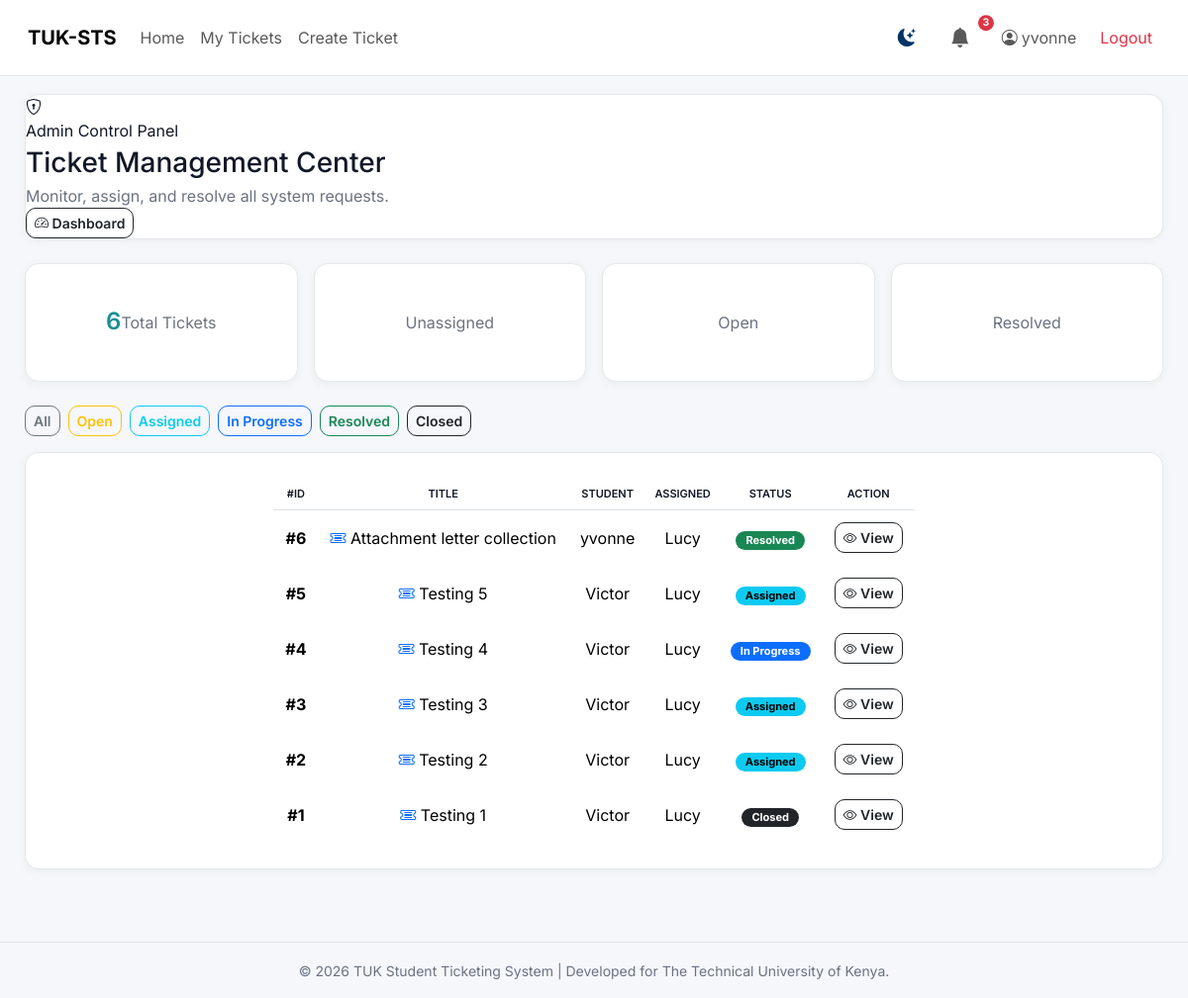
/accounts/admin-tickets/ (signed in), run on an earlier commit of the app's database.
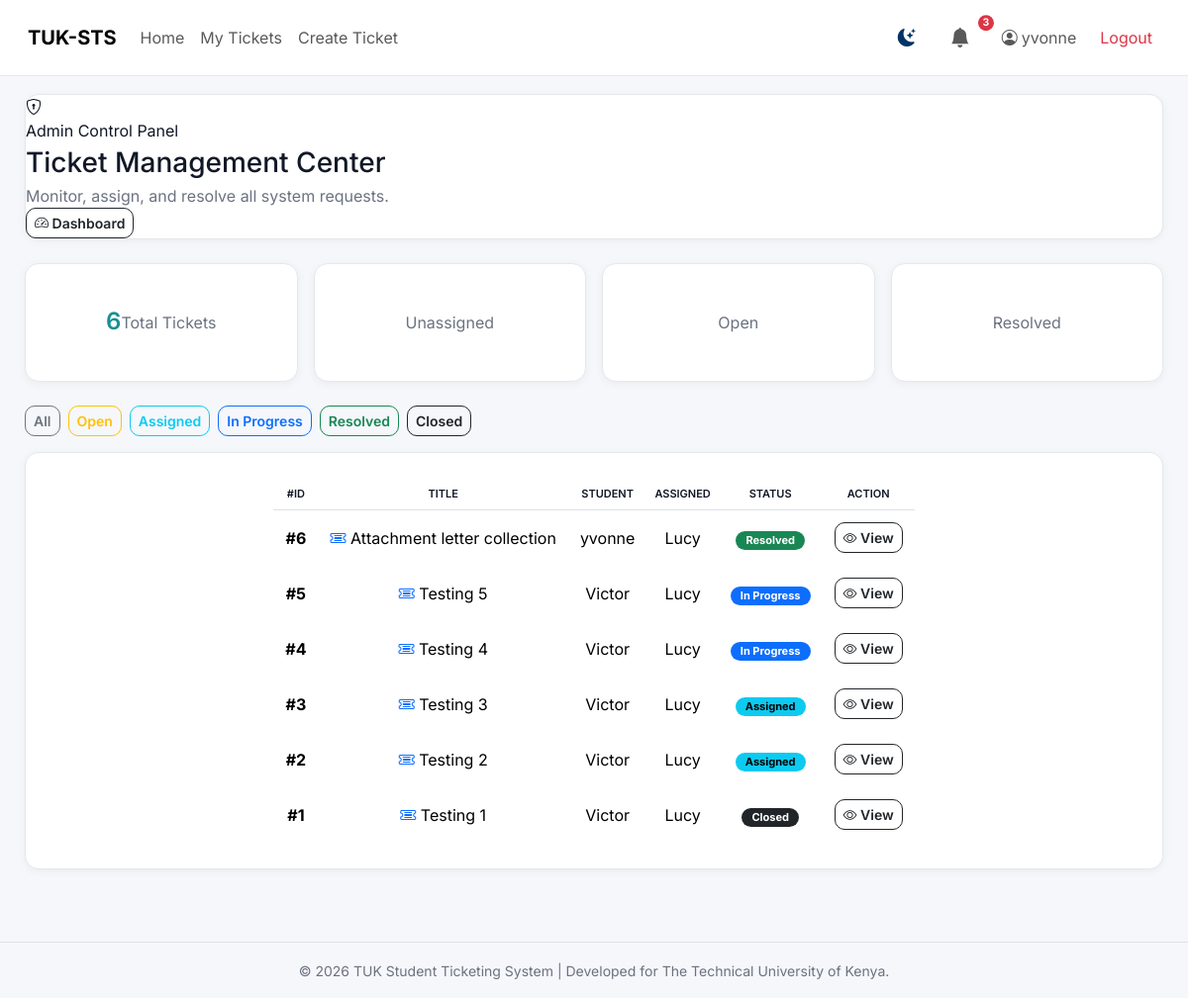
And on a later commit of the database.
### tickets/models.py (models this page shows, shortened)
class Ticket(models.Model):
    CATEGORY_CHOICES = (
        ('academic', 'Academic'),
        ('clearance', 'Clearance'),
        ('fees', 'Fees'),
        ('results', 'Results'),
        ('other', 'Other'),
    )
    STATUS_CHOICES = (
        ('assigned', 'Assigned'),
        ('in_progress', 'In Progress'),
        ('resolved', 'Resolved'),
        ('closed', 'Closed'),
    )
    title = models.CharField(max_length=255)
    description = models.TextField()
    category = models.CharField(max_length=50, choices=CATEGORY_CHOICES)
    status = models.CharField(
        max_length=50,
        choices=STATUS_CHOICES,
        default='assigned'
    )
    student = models.ForeignKey(
        settings.AUTH_USER_MODEL,
        on_delete=models.CASCADE,
        related_name='tickets'
    )
    assigned_to = models.ForeignKey(
        settings.AUTH_USER_MODEL,
        on_delete=models.SET_NULL,
        null=True,
        blank=True,
        related_name='assigned_tickets'
    )
    created_at = models.DateTimeField(auto_now_add=True)
    updated_at = models.DateTimeField(auto_now=True)

### accounts/models.py (models this page shows, shortened)
class User(AbstractUser):
    ROLE_STUDENT = "student"
    ROLE_STAFF = "staff"
    ROLE_ADMIN = "admin"
    ROLE_CHOICES = (
        (ROLE_STUDENT, "Student"),
        (ROLE_STAFF, "Staff"),
        (ROLE_ADMIN, "Admin"),
    )
    CATEGORY_CHOICES = (
        ("fees", "Fees"),
        ("clearance", "Clearance"),
        ("results", "Results"),
        ("other", "Other"),
    )
    role = models.CharField(
        max_length=20,
        choices=ROLE_CHOICES,
        default=ROLE_STUDENT
    )
    category = models.CharField(
        max_length=50,
        choices=CATEGORY_CHOICES,
        null=True,
        blank=True
    )
    reg_no = models.CharField(
    max_length=50,
        unique=True,
        blank=True,
        null=True
    )
    phone = models.CharField(max_length=20, blank=True, null=True)
    profile_pic = models.ImageField(
        upload_to='profiles/',
        null=True,
        blank=True
    )

### accounts/views.py (the view)
# urls.py: path("admin-tickets/", admin_tickets, name="admin_tickets"),
@login_required
def admin_tickets(request):
    if not is_admin(request.user):
        return deny_redirect(request.user)
    return render(request, "dashboard/admin_tickets.html", {
        "tickets": Ticket.objects.all().order_by("-created_at")
    })

### accounts/views.py (called while the page is built)
def is_admin(user):
    return user.is_superuser

### notifications/context_processors.py (called while the page is built)
def unread_notifications_count(request):
    if request.user.is_authenticated:
        return {
            'unread_notifications_count': Notification.objects.filter(user=request.user, is_read=False).count()
        }
    return {'unread_notifications_count': 0}

### templates/dashboard/admin_tickets.html (shortened to what this page needs)
{% extends 'base.html' %}
{% block content %}
<div class="page-heading mb-4">
  <div class="page-heading-copy">
    <span class="page-icon">
      <i class="bi bi-shield-lock"></i>
    </span>
    <div>
      <p class="eyebrow mb-1">Admin Control Panel</p>
      <h1 class="h3 mb-1">Ticket Management Center</h1>
      <p class="text-muted mb-0">
        Monitor, assign, and resolve all system requests.
      </p>
    </div>
  </div>
  <div class="heading-actions d-flex gap-2 flex-wrap">
    <a href="{% url 'accounts:admin_dashboard' %}" class="btn btn-outline-dark btn-sm">
      <i class="bi bi-speedometer2"></i> Dashboard
    </a>
  </div>
</div>
<div class="row g-3 mb-4">
  <div class="col-md-3">
    <div class="card-box text-center">
      <h4>{{ tickets|length }}</h4>
      <p class="text-muted mb-0">Total Tickets</p>
    </div>
  </div>
  <div class="col-md-3">
    <div class="card-box text-center">
      <p class="text-muted mb-0">Unassigned</p>
    </div>
  </div>
  <div class="col-md-3">
    <div class="card-box text-center">
      <p class="text-muted mb-0">Open</p>
    </div>
  </div>
  <div class="col-md-3">
    <div class="card-box text-center">
      <p class="text-muted mb-0">Resolved</p>
    </div>
  </div>
</div>
<div class="d-flex gap-2 flex-wrap mb-3">
  <a href="?status=" class="btn btn-sm btn-outline-secondary">All</a>
  <a href="?status=open" class="btn btn-sm btn-outline-warning">Open</a>
  <a href="?status=assigned" class="btn btn-sm btn-outline-info">Assigned</a>
  <a href="?status=in_progress" class="btn btn-sm btn-outline-primary">In Progress</a>
  <a href="?status=resolved" class="btn btn-sm btn-outline-success">Resolved</a>
  <a href="?status=closed" class="btn btn-sm btn-outline-dark">Closed</a>
</div>
<section class="card-box">
  <div class="table-responsive">
    <table class="table table-hover align-middle mb-0">
      <thead>
        <tr>
          <th>#ID</th>
          <th>Title</th>
          <th>Student</th>
          <th>Assigned</th>
          <th>Status</th>
          <th>Action</th>
        </tr>
      </thead>
      <tbody>
        {% for ticket in tickets %}
        <tr>
          <td class="fw-bold">#{{ ticket.id }}</td>
          <td>
            <i class="bi bi-ticket-detailed text-primary"></i>
            {{ ticket.title }}
          </td>
          <td>{{ ticket.student.username }}</td>
          <td>
            {% if ticket.assigned_to %}
              {{ ticket.assigned_to.username }}
            {% else %}
              <span class="badge text-bg-danger">Unassigned</span>
            {% endif %}
          </td>
          <td>
            {% if ticket.status == "open" %}
              <span class="badge text-bg-warning">Open</span>
            {% elif ticket.status == "assigned" %}
              <span class="badge text-bg-info">Assigned</span>
            {% elif ticket.status == "in_progress" %}
              <span class="badge text-bg-primary">In Progress</span>
            {% elif ticket.status == "resolved" %}
              <span class="badge text-bg-success">Resolved</span>
            {% elif ticket.status == "closed" %}
              <span class="badge text-bg-dark">Closed</span>
            {% else %}
              <span class="badge text-bg-secondary">{{ ticket.status }}</span>
            {% endif %}
          </td>
          <td class="d-flex gap-2 flex-wrap">
            <a href="{% url 'tickets:ticket_detail' ticket.id %}"
               class="btn btn-sm btn-outline-dark">
              <i class="bi bi-eye"></i> View
            </a>
          </td>
        </tr>
        {% endfor %}
      </tbody>
    </table>
  </div>
</section>
{% endblock %}

What changed in the data, as far as the page shows it:
changed Ticket "Testing 5": status "Assigned" → "In Progress"
